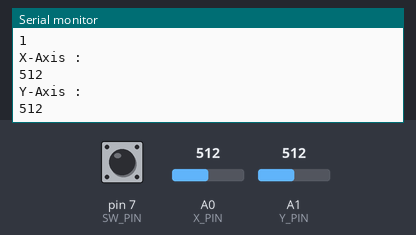
The sketch below on a simulated Arduino Uno, built with avr-gcc and run on an emulated ATmega328P. Parts: the last lines printed to the serial monitor. The inputs (shaded band) are chosen by the test bench; at power-on: A0 (X_PIN) = 512, A1 (Y_PIN) = 512, pin 7 (SW_PIN) HIGH.

Above: at 1.8 s.
1.9 s: A0 (X_PIN) set to 716
At 2.5 s:
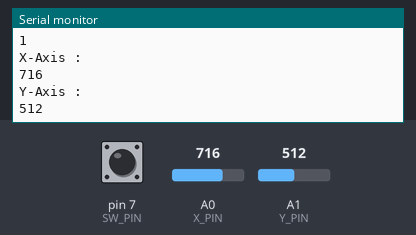
3.4 s: A1 (Y_PIN) set to 306
At 4.7 s:
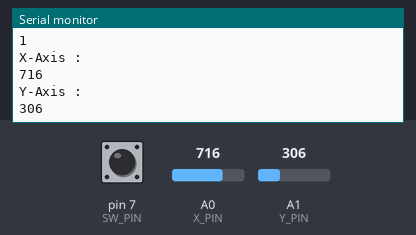
4.9 s: pin 7 (SW_PIN) pulled LOW for 1.2 s
7.6 s: A0 (X_PIN) set to 900
At 8.5 s:
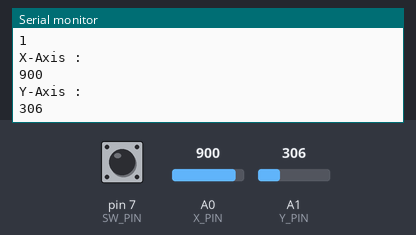
9.1 s: A1 (Y_PIN) set to 122
At 10.8 s:
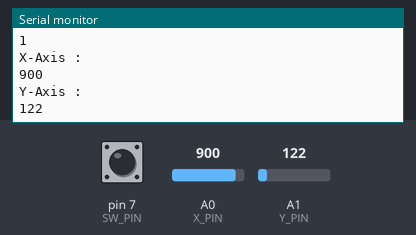
Timing chart, 0 to 11.6 s (numbered marks = the images above; inputs shaded):
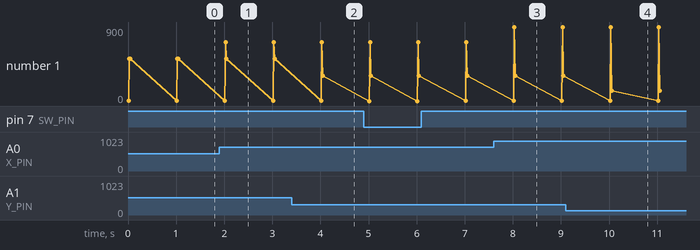

Measured:
- after the input at 1.9 s, the serial monitor: prints a new line after 0.13 s (image 1)
- after the input at 3.4 s, the serial monitor: prints a new line after 0.65 s (image 2)
- after the input at 7.6 s, the serial monitor: prints a new line after 0.43 s (image 3)
- after the input at 9.1 s, the serial monitor: prints a new line after 0.95 s (image 4)
- plotted number 1: 512 → 306 after the input at 3.4 s, 306 → 122 after the input at 9.1 s

The sketch:

sketch_apr26b.ino
```cpp
const int SW_PIN = 7;
const int X_PIN = 0;
const int Y_PIN = 1;

void setup() {
  // put your setup code here, to run once:
  pinMode(SW_PIN, INPUT);
  digitalWrite(SW_PIN, HIGH);
  Serial.begin(9600);
}

void loop() {
  // put your main code here, to run repeatedly:
  Serial.println("Switch : ");
  Serial.println(digitalRead(SW_PIN));
  Serial.println("X-Axis : ");
  Serial.println(analogRead(X_PIN));
  Serial.println("Y-Axis : ");
  Serial.println(analogRead(Y_PIN));
  delay(1000);
}
```
